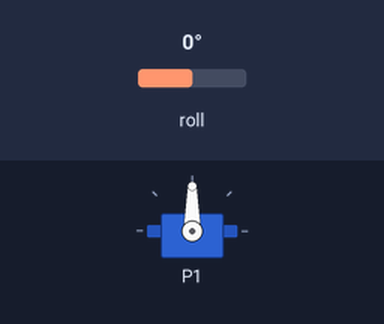
A program run on a simulated BBC micro:bit (MakeCode). Parts: servo. Inputs (shaded band) come from the test bench; at power-on: roll 0°.

Above: at 1.2 s.
1.3 s: roll set to -172°
At 2.5 s:
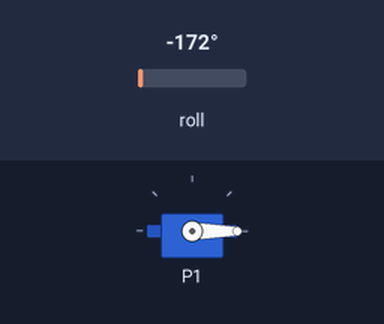
2.8 s: roll set to 90°
At 4.0 s:
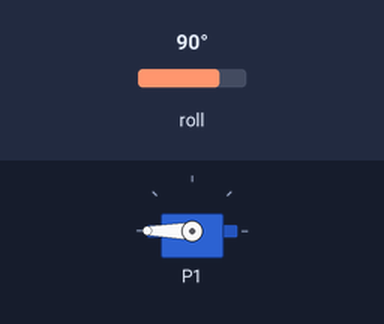
4.3 s: roll set to -90°
At 4.6 s:
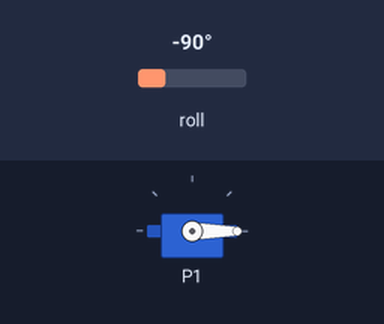
5.8 s: roll set to 0°
At 6.1 s:
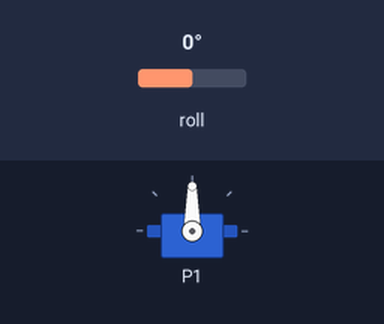
Timing chart, 0 to 8.3 s (numbered marks = the images above; inputs shaded):
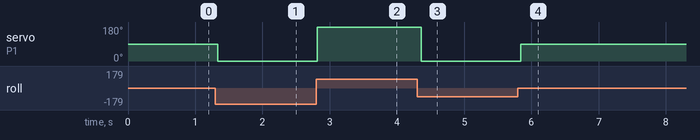

Measured:
- after the input at 1.3 s, servo on P1: 90° → 0° at once
- after the input at 2.8 s, servo on P1: 0° → 180° at once
- after the input at 4.3 s, servo on P1: 180° → 0° after 0.06 s
- after the input at 5.8 s, servo on P1: 0° → 90° at once

The program:

main.ts
```typescript
let x = 0
let angulo = 0
basic.forever(function () {
    // Leer inclinación en eje X (izquierda/derecha)
    x = input.rotation(Rotation.Roll)
    // "x" varía aprox. entre -90 (izquierda) y 90 (derecha)
    // Convertimos ese rango a 0–180 grados para el servo
    angulo = Math.map(x, -90, 90, 0, 180)
    // Limitamos el valor por seguridad
    angulo = Math.constrain(angulo, 0, 180)
    // Movemos el servo al ángulo calculado
    pins.servoWritePin(AnalogPin.P1, angulo)
    // Pequeña pausa para suavizar el movimiento
    basic.pause(50)
})
```

test.ts
```typescript
// aquí va el archivo "tests"; esto no se compilará cuando este paquete se utilice como una extensión.
```
